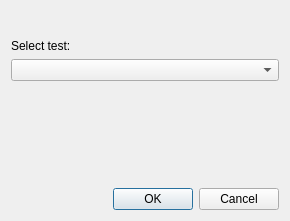
<?xml version="1.0" encoding="UTF-8"?>
<ui version="4.0">
 <class>Dialog</class>
 <widget class="QDialog" name="Dialog">
  <property name="geometry">
   <rect>
    <x>0</x>
    <y>0</y>
    <width>290</width>
    <height>221</height>
   </rect>
  </property>
  <property name="windowTitle">
   <string>Dialog</string>
  </property>
  <layout class="QVBoxLayout" name="verticalLayout">
   <item>
    <spacer name="verticalSpacer_2">
     <property name="orientation">
      <enum>Qt::Vertical</enum>
     </property>
     <property name="sizeType">
      <enum>QSizePolicy::Fixed</enum>
     </property>
     <property name="sizeHint" stdset="0">
      <size>
       <width>20</width>
       <height>28</height>
      </size>
     </property>
    </spacer>
   </item>
   <item>
    <widget class="QLabel" name="label">
     <property name="text">
      <string>Select test:</string>
     </property>
    </widget>
   </item>
   <item>
    <widget class="QComboBox" name="comboBox"/>
   </item>
   <item>
    <spacer name="verticalSpacer">
     <property name="orientation">
      <enum>Qt::Vertical</enum>
     </property>
     <property name="sizeHint" stdset="0">
      <size>
       <width>20</width>
       <height>170</height>
      </size>
     </property>
    </spacer>
   </item>
   <item>
    <widget class="QDialogButtonBox" name="buttonBox">
     <property name="orientation">
      <enum>Qt::Horizontal</enum>
     </property>
     <property name="standardButtons">
      <set>QDialogButtonBox::Cancel|QDialogButtonBox::Ok</set>
     </property>
    </widget>
   </item>
  </layout>
 </widget>
 <resources/>
 <connections>
  <connection>
   <sender>buttonBox</sender>
   <signal>accepted()</signal>
   <receiver>Dialog</receiver>
   <slot>accept()</slot>
   <hints>
    <hint type="sourcelabel">
     <x>248</x>
     <y>254</y>
    </hint>
    <hint type="destinationlabel">
     <x>157</x>
     <y>274</y>
    </hint>
   </hints>
  </connection>
  <connection>
   <sender>buttonBox</sender>
   <signal>rejected()</signal>
   <receiver>Dialog</receiver>
   <slot>reject()</slot>
   <hints>
    <hint type="sourcelabel">
     <x>316</x>
     <y>260</y>
    </hint>
    <hint type="destinationlabel">
     <x>286</x>
     <y>274</y>
    </hint>
   </hints>
  </connection>
 </connections>
</ui>
